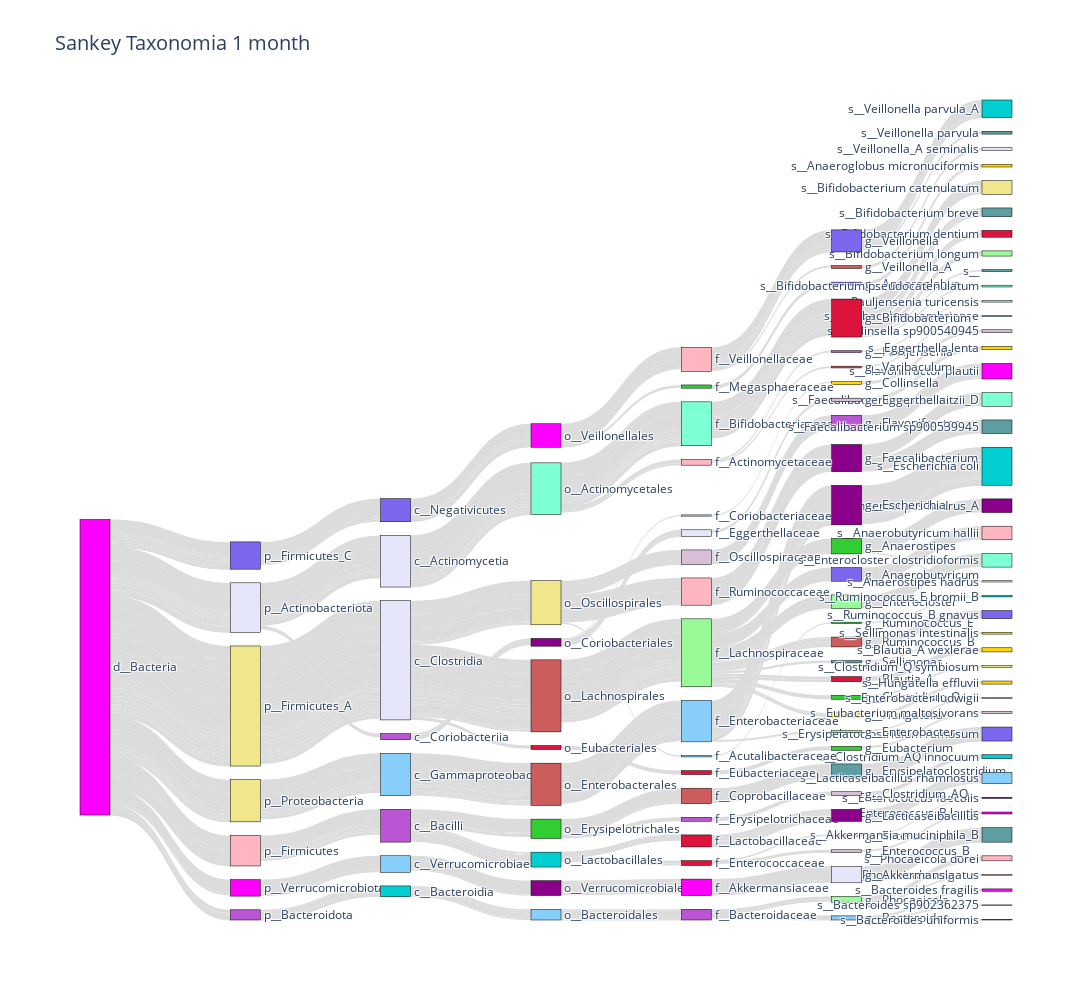

Notebook source saved alongside this figure:
### Code cell
plot_taxonomy_sankey(df_1month_tax2, 'Sankey Taxonomia 1 month',frequencias_tax_1month)

### Figure 1 — Plotly figure (JSON) as saved in the notebook; plotly's stock layout.template omitted (floating-point values rounded to 4 significant figures; data arrays with more than 128 entries replaced by an {"elided": "..."} marker saying what was removed)
{"data": [{"link": {"color": "#DCDCDC", "source": {"elided": "456 int values"}, "target": {"elided": "456 int values"}, "value": {"elided": "532 int values"}}, "node": {"color": ["#00CED1", "#7FFFD4", "#FFB6C1", "#E6E6FA", "#D8BFD8", "#BA55D3", "#87CEFA", "#DC143C", "#FFD700", "#7B68EE", "#FF00FF", "#98FB98", "#5F9EA0", "#8B008B", "#CD5C5C", "#F0E68C", "#32CD32", "#00CED1", "#7FFFD4", "#FFB6C1", "#E6E6FA", "#D8BFD8", "#BA55D3", "#87CEFA", "#DC143C", "#FFD700", "#7B68EE", "#FF00FF", "#98FB98", "#5F9EA0", "#8B008B", "#CD5C5C", "#F0E68C", "#32CD32", "#00CED1", "#7FFFD4", "#FFB6C1", "#E6E6FA", "#D8BFD8", "#BA55D3", "#87CEFA", "#DC143C", "#FFD700", "#7B68EE", "#FF00FF", "#98FB98", "#5F9EA0", "#8B008B", "#CD5C5C", "#F0E68C", "#32CD32", "#00CED1", "#7FFFD4", "#FFB6C1", "#E6E6FA", "#D8BFD8", "#BA55D3", "#87CEFA", "#DC143C", "#FFD700", "#7B68EE", "#FF00FF", "#98FB98", "#5F9EA0", "#8B008B", "#CD5C5C", "#F0E68C", "#32CD32", "#00CED1", "#7FFFD4", "#FFB6C1", "#E6E6FA", "#D8BFD8", "#BA55D3", "#87CEFA", "#DC143C", "#FFD700", "#7B68EE", "#FF00FF", "#98FB98", "#5F9EA0", "#8B008B", "#CD5C5C", "#F0E68C", "#32CD32", "#00CED1", "#7FFFD4", "#FFB6C1", "#E6E6FA", "#D8BFD8", "#BA55D3", "#87CEFA", "#DC143C", "#FFD700", "#7B68EE", "#FF00FF", "#98FB98", "#5F9EA0", "#8B008B", "#CD5C5C", "#F0E68C", "#32CD32", "#00CED1", "#7FFFD4", "#FFB6C1", "#E6E6FA", "#D8BFD8", "#BA55D3", "#87CEFA", "#DC143C", "#FFD700", "#7B68EE", "#FF00FF", "#98FB98", "#5F9EA0", "#8B008B", "#CD5C5C", "#F0E68C", "#32CD32"], "label": ["s__Clostridium_AQ innocuum", "f__Coriobacteriaceae", "f__Ruminococcaceae", "p__Actinobacteriota", "s__Collinsella sp900540945", "g__Pauljensenia", "f__Acutalibacteraceae", "s__Bifidobacterium dentium", "g__Hungatella", "g__Anaeroglobus", "p__Verrucomicrobiota", "g__Phocaeicola", "g__Sellimonas", "s__Anaerostipes hadrus_A", "g__Ruminococcus_B", "p__Proteobacteria", "g__Eubacterium", "s__Veillonella parvula_A", "s__Faecalibacterium prausnitzii_D", "s__Anaerobutyricum hallii", "s__Veillonella_A seminalis", "s__Eubacterium maltosivorans", "c__Coriobacteriia", "c__Verrucomicrobiae", "f__Lactobacillaceae", "s__Eggerthella lenta", "g__Anaerobutyricum", "s__Flavonifractor plautii", "s__Bifidobacterium longum", "s__", "o__Verrucomicrobiales", "g__Varibaculum", "p__Firmicutes_A", "g__Ruminococcus_E", "o__Lactobacillales", "s__Bifidobacterium pseudocatenulatum", "f__Veillonellaceae", "c__Clostridia", "g__Eggerthella", "f__Erysipelotrichaceae", "g__Bacteroides", "f__Enterococcaceae", "s__Sellimonas intestinalis", "s__Erysipelatoclostridium ramosum", "o__Veillonellales", "g__Enterobacter", "s__Bifidobacterium breve", "s__Enterococcus faecalis", "g__Veillonella_A", "s__Bifidobacterium catenulatum", "o__Erysipelotrichales", "s__Varibaculum cambriense", "s__Pauljensenia turicensis", "s__Phocaeicola vulgatus", "c__Actinomycetia", "s__Bacteroides sp902362375", "c__Bacilli", "f__Enterobacteriaceae", "g__Blautia_A", "g__Collinsella", "g__Veillonella", "d__Bacteria", "f__Lachnospiraceae", "g__Erysipelatoclostridium", "g__Faecalibacterium", "o__Lachnospirales", "s__Clostridium_Q symbiosum", "g__Clostridium_Q", "c__Bacteroidia", "f__Bifidobacteriaceae", "p__Firmicutes", "f__Eggerthellaceae", "f__Oscillospiraceae", "g__Flavonifractor", "c__Gammaproteobacteria", "o__Eubacteriales", "s__Blautia_A wexlerae", "c__Negativicutes", "f__Akkermansiaceae", "g__Enterocloster", "s__Faecalibacterium sp900539945", "o__Coriobacteriales", "f__Coprobacillaceae", "o__Oscillospirales", "g__Anaerostipes", "s__Ruminococcus_E bromii_B", "o__Actinomycetales", "s__Phocaeicola dorei", "g__Akkermansia", "g__Enterococcus_B", "f__Bacteroidaceae", "o__Bacteroidales", "g__Bifidobacterium", "s__Anaeroglobus micronuciformis", "s__Ruminococcus_B gnavus", "s__Enterococcus_B lactis", "g__Enterococcus", "s__Veillonella parvula", "g__Escherichia", "o__Enterobacterales", "s__Anaerostipes hadrus", "f__Megasphaeraceae", "s__Escherichia coli", "s__Enterocloster clostridioformis", "f__Actinomycetaceae", "s__Bacteroides uniformis", "g__Clostridium_AQ", "p__Bacteroidota", "s__Lacticaseibacillus rhamnosus", "f__Eubacteriaceae", "s__Hungatella effluvii", "p__Firmicutes_C", "s__Bacteroides fragilis", "s__Enterobacter ludwigii", "s__Akkermansia muciniphila_B", "g__Lacticaseibacillus"], "line": {"color": "black", "width": 0.5}, "pad": 20, "thickness": 30}, "type": "sankey"}], "layout": {"title": {"font": {"size": 20}, "text": "Sankey Taxonomia 1 month"}, "font": {"size": 12}, "width": 4000, "height": 1000}}
